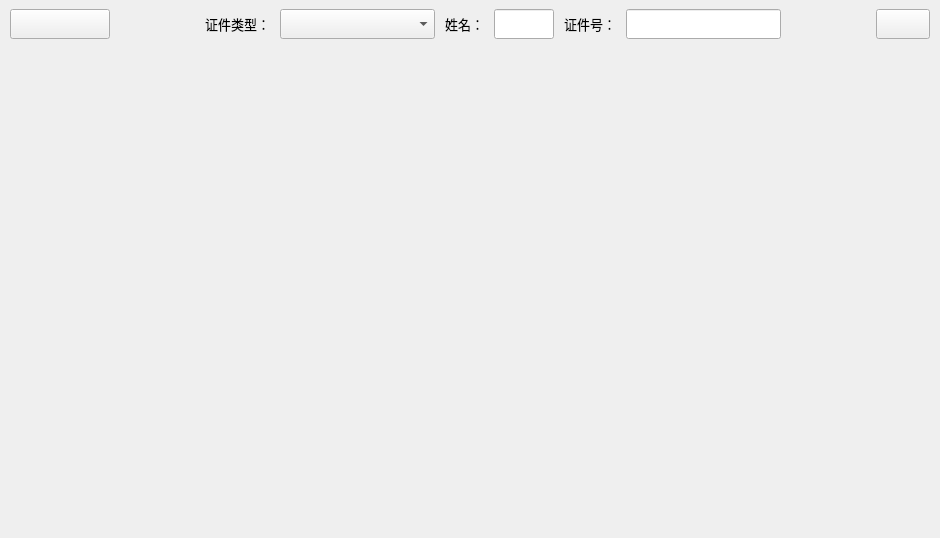
<?xml version="1.0" encoding="UTF-8"?>
<ui version="4.0">
 <class>AuthentificationPage</class>
 <widget class="QWidget" name="AuthentificationPage">
  <property name="geometry">
   <rect>
    <x>0</x>
    <y>0</y>
    <width>940</width>
    <height>538</height>
   </rect>
  </property>
  <property name="windowTitle">
   <string>AuthentificationPage</string>
  </property>
  <property name="styleSheet">
   <string notr="true">#wgt_top{
	border-image: url(:/MBRClient/Resources/image/yhxxbj.png);
}
#btn_readIdCard{
	border-image: url(:/MBRClient/Resources/image/gather/q_ssz.png);
}
#btn_readIdCard:hover{
	border-image: url(:/MBRClient/Resources/image/gather/q_ssz_hover.png);
}
#btn_readIdCard:pressed{
	border-image: url(:/MBRClient/Resources/image/gather/q_ssz_pressed.png);
}
#btn_readIdCard:disabled{
	border-image: url(:/MBRClient/Resources/image/gather/q_ssz_disabled.png);
}</string>
  </property>
  <layout class="QVBoxLayout" name="verticalLayout">
   <property name="spacing">
    <number>0</number>
   </property>
   <property name="leftMargin">
    <number>0</number>
   </property>
   <property name="topMargin">
    <number>0</number>
   </property>
   <property name="rightMargin">
    <number>0</number>
   </property>
   <property name="bottomMargin">
    <number>0</number>
   </property>
   <item>
    <widget class="QWidget" name="wgt_top" native="true">
     <property name="minimumSize">
      <size>
       <width>0</width>
       <height>48</height>
      </size>
     </property>
     <property name="maximumSize">
      <size>
       <width>16777215</width>
       <height>48</height>
      </size>
     </property>
     <property name="styleSheet">
      <string notr="true">QLabel{
font-family:&quot;微软雅黑&quot;;
font-size:13px;
}
#btn_query{
	border-image: url(:/MBRClient/Resources/image/gather/qq.png);
}
#btn_query:hover{
	border-image: url(:/MBRClient/Resources/image/gather/qq_hover.png);
}
#btn_query:pressed{
	border-image: url(:/MBRClient/Resources/image/gather/qq_pressed.png);
}
#btn_query:disabled{
	border-image: url(:/MBRClient/Resources/image/gather/qq_disabled.png);
}</string>
     </property>
     <layout class="QHBoxLayout" name="horizontalLayout">
      <property name="spacing">
       <number>10</number>
      </property>
      <property name="leftMargin">
       <number>10</number>
      </property>
      <property name="topMargin">
       <number>0</number>
      </property>
      <property name="rightMargin">
       <number>10</number>
      </property>
      <property name="bottomMargin">
       <number>0</number>
      </property>
      <item>
       <widget class="QPushButton" name="btn_readIdCard">
        <property name="minimumSize">
         <size>
          <width>100</width>
          <height>30</height>
         </size>
        </property>
        <property name="maximumSize">
         <size>
          <width>100</width>
          <height>30</height>
         </size>
        </property>
        <property name="text">
         <string/>
        </property>
       </widget>
      </item>
      <item>
       <spacer name="horizontalSpacer">
        <property name="orientation">
         <enum>Qt::Horizontal</enum>
        </property>
        <property name="sizeHint" stdset="0">
         <size>
          <width>40</width>
          <height>20</height>
         </size>
        </property>
       </spacer>
      </item>
      <item>
       <widget class="QLabel" name="lbl_certficateType">
        <property name="text">
         <string>证件类型：</string>
        </property>
       </widget>
      </item>
      <item>
       <widget class="QComboBox" name="combox_certificateType">
        <property name="minimumSize">
         <size>
          <width>155</width>
          <height>30</height>
         </size>
        </property>
        <property name="maximumSize">
         <size>
          <width>155</width>
          <height>30</height>
         </size>
        </property>
       </widget>
      </item>
      <item>
       <widget class="QLabel" name="lbl_name">
        <property name="text">
         <string>姓名：</string>
        </property>
       </widget>
      </item>
      <item>
       <widget class="QLineEdit" name="lEdit_name">
        <property name="minimumSize">
         <size>
          <width>60</width>
          <height>30</height>
         </size>
        </property>
        <property name="maximumSize">
         <size>
          <width>60</width>
          <height>30</height>
         </size>
        </property>
        <property name="alignment">
         <set>Qt::AlignCenter</set>
        </property>
       </widget>
      </item>
      <item>
       <widget class="QLabel" name="lbl_certificateNumber">
        <property name="text">
         <string>证件号：</string>
        </property>
       </widget>
      </item>
      <item>
       <widget class="QLineEdit" name="lEdit_certificateNumber">
        <property name="minimumSize">
         <size>
          <width>155</width>
          <height>30</height>
         </size>
        </property>
        <property name="maximumSize">
         <size>
          <width>155</width>
          <height>30</height>
         </size>
        </property>
        <property name="alignment">
         <set>Qt::AlignCenter</set>
        </property>
       </widget>
      </item>
      <item>
       <spacer name="horizontalSpacer_3">
        <property name="orientation">
         <enum>Qt::Horizontal</enum>
        </property>
        <property name="sizeHint" stdset="0">
         <size>
          <width>40</width>
          <height>20</height>
         </size>
        </property>
       </spacer>
      </item>
      <item>
       <widget class="QPushButton" name="btn_query">
        <property name="minimumSize">
         <size>
          <width>54</width>
          <height>30</height>
         </size>
        </property>
        <property name="maximumSize">
         <size>
          <width>54</width>
          <height>30</height>
         </size>
        </property>
        <property name="text">
         <string/>
        </property>
       </widget>
      </item>
     </layout>
    </widget>
   </item>
   <item>
    <widget class="QStackedWidget" name="stackedWidget">
     <property name="currentIndex">
      <number>7</number>
     </property>
     <widget class="QWidget" name="page_authInitial">
      <property name="styleSheet">
       <string notr="true">#lbl_picture{
	border-image: url(:/MBRClient/Resources/image/ts.png);
}</string>
      </property>
      <layout class="QHBoxLayout" name="horizontalLayout_2">
       <item>
        <spacer name="horizontalSpacer_2">
         <property name="orientation">
          <enum>Qt::Horizontal</enum>
         </property>
         <property name="sizeHint" stdset="0">
          <size>
           <width>182</width>
           <height>20</height>
          </size>
         </property>
        </spacer>
       </item>
       <item>
        <widget class="QLabel" name="lbl_picture">
         <property name="minimumSize">
          <size>
           <width>541</width>
           <height>346</height>
          </size>
         </property>
         <property name="maximumSize">
          <size>
           <width>541</width>
           <height>346</height>
          </size>
         </property>
         <property name="text">
          <string/>
         </property>
        </widget>
       </item>
       <item>
        <spacer name="horizontalSpacer_4">
         <property name="orientation">
          <enum>Qt::Horizontal</enum>
         </property>
         <property name="sizeHint" stdset="0">
          <size>
           <width>181</width>
           <height>20</height>
          </size>
         </property>
        </spacer>
       </item>
      </layout>
     </widget>
     <widget class="CreatePersonInfoPage" name="page_createPersonInfo"/>
     <widget class="AuthModeSelectionPage" name="page_authModeSelection"/>
     <widget class="FaceBusinessPage" name="page_faceBusiness"/>
     <widget class="VeinBusinessPage" name="page_veinBusiness"/>
     <widget class="FingerBusinessPage" name="page_fingerBusiness"/>
     <widget class="CollectionResultPage" name="page_collectionResult"/>
     <widget class="RecogResultPage" name="page_recogResult"/>
    </widget>
   </item>
  </layout>
 </widget>
 <layoutdefault spacing="6" margin="11"/>
 <customwidgets>
  <customwidget>
   <class>CreatePersonInfoPage</class>
   <extends>QWidget</extends>
   <header>CreatePersonInfoPage.h</header>
   <container>1</container>
  </customwidget>
  <customwidget>
   <class>AuthModeSelectionPage</class>
   <extends>QWidget</extends>
   <header>AuthModeSelectionPage.h</header>
   <container>1</container>
  </customwidget>
  <customwidget>
   <class>FaceBusinessPage</class>
   <extends>QWidget</extends>
   <header>FaceBusinessPage.h</header>
   <container>1</container>
  </customwidget>
  <customwidget>
   <class>VeinBusinessPage</class>
   <extends>QWidget</extends>
   <header>VeinBusinessPage.h</header>
   <container>1</container>
  </customwidget>
  <customwidget>
   <class>FingerBusinessPage</class>
   <extends>QWidget</extends>
   <header>FingerBusinessPage.h</header>
   <container>1</container>
  </customwidget>
  <customwidget>
   <class>CollectionResultPage</class>
   <extends>QWidget</extends>
   <header>CollectionResultPage.h</header>
   <container>1</container>
  </customwidget>
  <customwidget>
   <class>RecogResultPage</class>
   <extends>QWidget</extends>
   <header>RecogResultPage.h</header>
   <container>1</container>
  </customwidget>
 </customwidgets>
 <resources>
  <include location="MBRClient.qrc"/>
 </resources>
 <connections/>
</ui>
